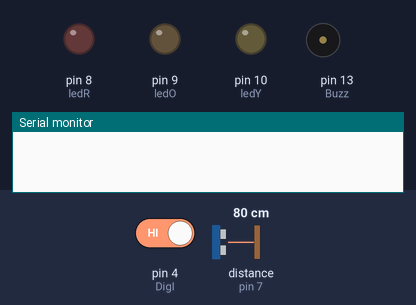
Bench run of a sketch on a simulated Arduino Uno, built with avr-gcc and run on an emulated ATmega328P. Parts: output pins drawn as LEDs (lit = HIGH), buzzer (waves = sounding, pin HIGH), the last lines printed to the serial monitor. The test bench sets the inputs (shaded band); at power-on: pin 4 (DigI) HIGH, distance to the obstacle (sensor on pin 7) 80 cm. The echo pulse lasts 58.3 µs per cm; pins used as bus, display or sensor lines are not drawn.

Above: at 1.2 s.
1.3 s: pin 4 (DigI) driven LOW
At 3.2 s:
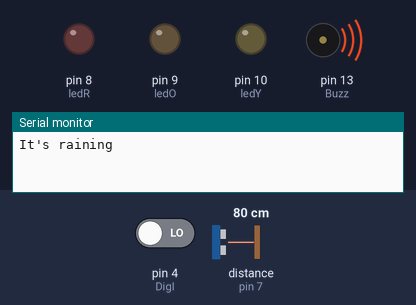
3.8 s: distance to the obstacle (sensor on pin 7) set to 8 cm
At 4.9 s:
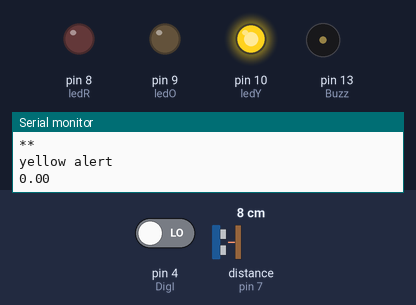
6.8 s: distance to the obstacle (sensor on pin 7) set to 5 cm
At 13.4 s:
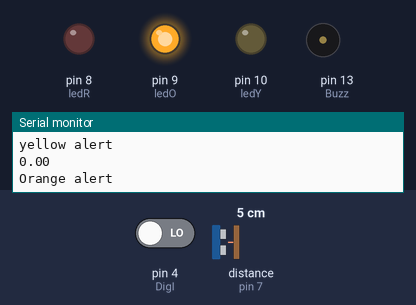
Timing chart, 0 to 21.8 s (numbered marks = the images above; inputs shaded):
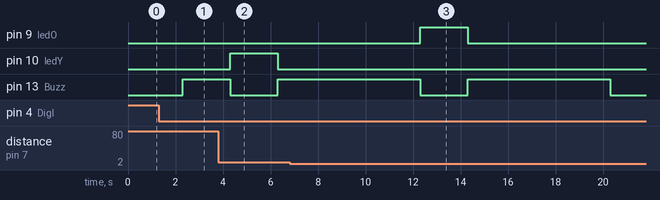

The sketch:

zelbytesprjct.ino
```cpp
const int DigI= 4;
const int AnaI = A0;
const int TRIG = 6;
const int ECHO = 7;
const int ledR = 8;
const int ledY = 10;
const int ledO = 9;
const int ledG = 11;
const int Buzz = 13;
const int relay = 1;
const int stclearance = 10;     //residual water level required for exerting sufficient pressure for the working of solenoid valve.Need to find out using ultrasonic sensor.
const double totalsurface = 56; // total surface area of the container used
const double opensurface = 36;  //suraface of the container exposed to rain

double dynclearance;
double waterlevel = 0;
double dist = 0;
int analog_val;
double residue;
int i = 0;
int m;
int n;
int o;

void setup() {
  pinMode(TRIG, OUTPUT);
  pinMode(ECHO, INPUT);
  pinMode(DigI, INPUT);
  pinMode(AnaI, INPUT);
  pinMode(Buzz, OUTPUT);
  pinMode(ledY, OUTPUT);
  pinMode(ledO, OUTPUT);
  pinMode(ledR, OUTPUT);

  Serial.begin(9600);

}

void loop() {
   // first check whether it is raining
if(digitalRead(DigI) == LOW)
  {

    Serial.println("It's raining");
    delayMicroseconds(10);
    digitalWrite(Buzz,HIGH);
    delay(2000);
    digitalWrite(Buzz,LOW);

    residue = waterlevel - (2*i/3600);     //let's assume 2cm height water drain in 1 hr ;1 hr = 3600 s
    if(residue<0){
     residue = 0;
     }
    dynclearance = distfunct();
    Serial.println(dynclearance);
     m = 0;
     n = 0;
     o = 0;
    alertcheck();

 }

 else{
  for(i=0;digitalRead(DigI) == HIGH;i++);
  delay(1000);
  }


}
//************************************************************************************
//input values from ultrasonic sensor
  int distfunct(){
    digitalWrite(TRIG, LOW);
    delayMicroseconds(2);

    digitalWrite(TRIG, HIGH);
    delayMicroseconds(10);
    digitalWrite(TRIG, LOW);

    long duration= pulseIn(ECHO, HIGH);
    double dist =   duration/2*0.0343;
    //Serial.println(dist);
    return dist;
    }

//********************************************************************************************
   //function to compare sensor values to give alert
   void alertcheck(){

    if(5>=distfunct()) {
      Serial.println("Start draining water");
      waterdrain();
      }

      waterlevel = distfunct() - dynclearance;
      //waterlevel = residue + (waterlevel*totalsurface/opensurface);// to find actual height from apparent height.
      Serial.println("**");
      Serial.println(waterlevel);
      Serial.println("**");

    if(6<waterlevel<8){
      Serial.println("yellow alert");
      Serial.println(waterlevel);
      digitalWrite(ledY,HIGH);
      delay(2000);
      digitalWrite(ledY,LOW);

      while(m<3){

      digitalWrite(Buzz,HIGH);
      delay(2000);
      digitalWrite(Buzz,LOW);
      m++;}
    }
    if(8<waterlevel<10){
      Serial.println("Orange alert");
      digitalWrite(ledO,HIGH);
      delay(2000);
      digitalWrite(ledO,LOW);

      while(n<3){
      digitalWrite(Buzz,HIGH);
      delay(2000);
      digitalWrite(Buzz,LOW);
      n++;}
    }
    if(10<waterlevel){
      Serial.println("red alert");
      digitalWrite(ledR,HIGH);
      delay(2000);
      digitalWrite(ledR,LOW);

      while(o<3){
      digitalWrite(Buzz,HIGH);
      delay(2000);
      digitalWrite(Buzz,LOW);
      o++;}
    }

    if(digitalRead(DigI) == LOW){
       alertcheck();
    }

  }
//******************************************************************************************
   //function to drain water from the container
      void waterdrain(){
      while(distfunct()<stclearance) {
      digitalWrite(relay,LOW);
      delayMicroseconds(200);
      digitalWrite(relay,HIGH);
      }
   }
```

Measured:
- the behaviour switches between 7 and 6 cm on distance to the obstacle (sensor on pin 7) (found by bisection; images 2 and 3)
- after the input at 1.3 s, pin 13 (Buzz): LOW → HIGH after 1.0 s
- after the input at 6.8 s, pin 10 (ledY): stays LOW (without the input it goes to HIGH after 13.5 s)
